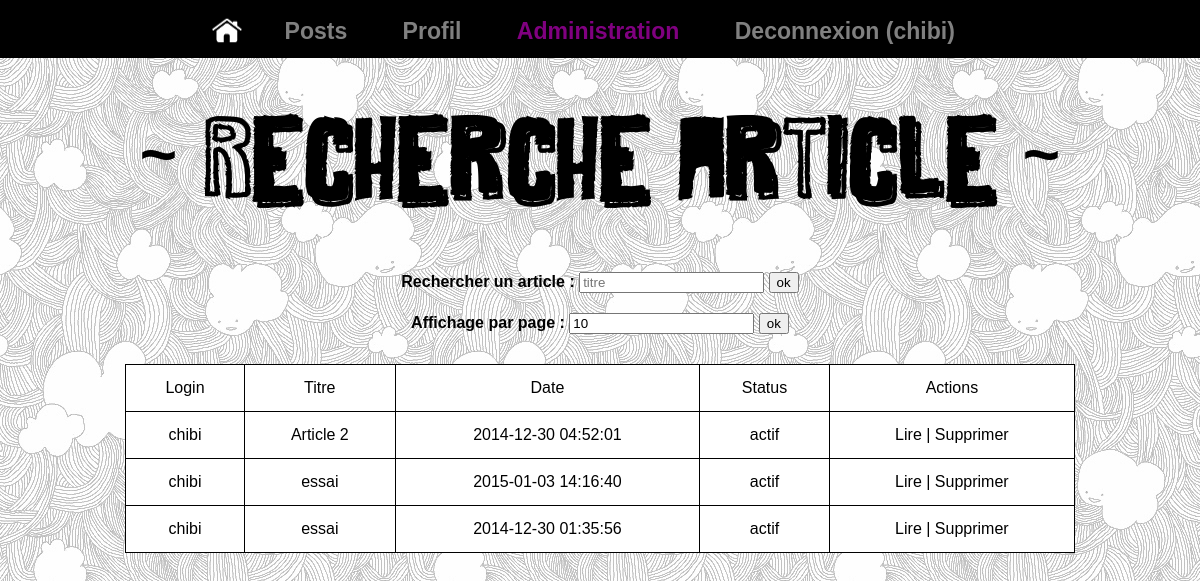
Screenshot of /admin/searchPost.php (signed in) with the database file from the repository.
### tables this page shows
CREATE TABLE IF NOT EXISTS `posts` (
`id_post` int(11) NOT NULL,
  `id_user` int(11) NOT NULL,
  `login` varchar(30) NOT NULL,
  `created` datetime NOT NULL,
  `updated` timestamp NOT NULL DEFAULT CURRENT_TIMESTAMP ON UPDATE CURRENT_TIMESTAMP,
  `title` varchar(255) NOT NULL,
  `content` text NOT NULL,
  `video` varchar(255) NOT NULL,
  `tags` text NOT NULL,
  `id_status_post` int(11) NOT NULL,
  `id_status_blogger` int(11) NOT NULL,
    PRIMARY KEY (`id_post`)
);

CREATE TABLE IF NOT EXISTS `status_post` (
`id_status_post` int(11) NOT NULL,
  `nom_status` varchar(255) NOT NULL,
    PRIMARY KEY (`id_status_post`)
);

### admin/reqAdm.php (called while the page is built, shortened)
<?php
include('../includes/connectBDD.php');
include('../includes/pagination.php');
function searchPost($bdd)
{
	if(isset($_POST['postSearch']))
	{
		$postSearch = $_POST['postSearch'];
	}
	else
	{
		$postSearch = "";
	}
	$sql = 'SELECT `id_post`, `id_user`, `login`, `title`, `created`, `nom_status` FROM `posts`
	LEFT JOIN `status_post` ON `posts`.`id_status_post` = `status_post`.`id_status_post`
	WHERE `title` LIKE "%'.$postSearch.'%" ORDER BY `title`, `created` DESC';
	$result = pagination($bdd, $sql);
	return $result;
}
?>

### includes/pagination.php (called while the page is built)
<?php
function pagination($bdd, $sql, $placeholder = NULL)
{
	if(isset($_GET['limit']))
	{
		$limit = $_GET['limit'];
	}
	elseif(isset($_POST['affichage']))
	{
		$limit = $_POST['affichage'];
	}
	else
	{
		$limit = 10;
	}
	$result = $bdd->prepare($sql);
	if(isset($placeholder))
	{
		$result->execute($placeholder);
	}
	else
	{
		$result->execute();
	}
	$pagination = $result->fetchAll();
	$nbMembre = count($pagination);
	$nbPages = ceil($nbMembre/$limit);
	if(isset($_GET['page']))
	{
		$currentPage = $_GET['page'];
	}
	else
	{
		$currentPage = 1;
	}
	$sql .= ' LIMIT '.(($currentPage - 1)*$limit).", $limit";
	$result = $bdd->prepare($sql);
	if(isset($placeholder))
	{
		$result->execute($placeholder);
	}
	else
	{
		$result->execute();
	}
	$pagination = $result->fetchAll();
	$tabReturn =  array($pagination, $nbPages, $currentPage, $limit);
	return $tabReturn;
}
?>

### admin/searchPost.php (the view, shortened to what this page needs)
<?php
include('../includes/reqConnexion.php');
include('reqAdm.php');
$result = searchPost($bdd);
$pagination = $result[0];
$limit = $result[3];
?>
<!DOCTYPE HTML>
<html>
<head>
	<link rel="stylesheet" href="../css/style.css" />
</head>
<body>
	<?php
	include('../includes/navADM.php');
	?>
	<div id="main">
		<header class="title"><h1><a href="searchPost.php">~ Recherche Article ~</a></h1></header>
		<?php
		if($_SESSION['user']['id_status_blogger'] == 1 || $_SESSION['user']['id_status_blogger'] == 2)
		{
			?>
			<div id="bloc_center_large" class="marg">
				<form method="POST" action="searchPost.php" class="searchMember">
					<label for="postSearch">Rechercher un article : </label>
					<input type="search" id="postSearch" name="postSearch" placeholder="titre"/>
					<input type="submit" id="searchMember" name="searchMember" value="ok"/>
				</form>
				<form method="POST" action="searchPost.php" class="searchMember">
					<label>Affichage par page : </label>
					<input type="number" id="affichage" name="affichage" min="1" value="<?php echo $limit; ?>" />
					<input type="submit" id="pagination" name="pagination" value="ok"/>
				</form>
				<?php
				if(!empty($pagination))
				{
					?>
					<table id="tabResultat">
						<tr>
							<th>Login</th>
							<th>Titre</th>
							<th>Date</th>
							<th>Status</th>
							<th>Actions</th>
						</tr>
						<?php
						foreach ($pagination as $elem)
						{
							?>
							<tr>
								<td><?php echo $elem['login']; ?></td>
								<td><?php echo $elem['title']; ?></td>
								<td><?php echo $elem['created']; ?></td>
								<td><?php echo $elem['nom_status']; ?></td>
								<td>
									<?
									if($elem['nom_status'] == "inactif")
									{
										?>
										<a href="../post.php?id_post=<?php echo $elem['id_post']; ?>">Lire</a>
										<a href="<?php echo "?"."&amp;id_post=".$elem['id_post']."&amp;restore=1"; ?>" > | Restaurer</a>
										<?php
									}
									elseif($elem['nom_status'] == "actif")
									{
										if($elem['id_user'] != 1 || ($elem['id_user']) == 1 && $_SESSION['user']['id_status_blogger'] == 1)
										{
											?>
											<a href="../post.php?id_post=<?php echo $elem['id_post']; ?>">Lire</a>
											<a href="<?php echo "?"."&amp;id_post=".$elem['id_post']."&amp;delete=1"; ?>" > | Supprimer</a>
											<?php
										}
									}
									else
									{
										?>
										<a href="../post.php?<?php echo "id_post=".$elem['id_post']."&amp;moderate=1"; ?>" >Modérer</a>
										<?php
									}
									?>
								</td>
							</tr>
							<?php
						}
						?>
					</table>
					<?php
				}
				else
				{
					?><p class="marg exclu">Aucun article correspondant</p><?php
				}
				?>
			</div>
			<?php
		}
		else
		{
			?>
			<p class="marg exclu">Tu n'as strictement rien à faire ici.</p>
			<?php
		}
		?>
	</div>
</body>
</html>

### includes/navADM.php
<nav>
	<div class="marg">
		<ul>
			<li><a href="../index.php" title="lien vers l'accueil">Home</a></li>
			<li><a href="../allPosts.php" title="lien vers tous les posts" class="nav">Posts </a></li>
			<?php
			if(isset($_SESSION['user']) && !empty($_SESSION['user']))
			{
				?>
				<li><a href="../profil.php?id_membre=<?php echo $_SESSION['user']['id_user'];?>" title="lien vers ma page profil" class="nav">Profil</a></li>
				<?php
				if($_SESSION['user']['id_status_blogger'] == 1 || $_SESSION['user']['id_status_blogger'] == 2)
				{
					?>
					<li><a href="../admin/index.php" title="lien vers le panel administration" class="nav adm">Administration</a></li>
					<?php
				}
				?>
				<li><a href="../deco.php" title="lien pour se deconnecter" class="nav">Deconnexion (<?php echo $_SESSION['user']['login']; ?>)</a></li>
				<?php
			}
			?>
		</ul>
	</div>
</nav>

### css/style.css (style rules this page uses)
html, body, div, span, applet, object, iframe, h1, h2, h3, h4, h5, h6, p, blockquote, pre, a, abbr, acronym, address, big, cite, code, del, dfn, em, img, ins, kbd, q, s, samp, small, strike, strong, sub, sup, tt, var, b, u, i, center, dl, dt, dd, ol, ul, li, fieldset, form, label, legend, table, caption, tbody, tfoot, thead, tr, th, td, article, aside, canvas, details, embed, figure, figcaption, footer, header, hgroup, menu, nav, output, ruby, section, summary, time, mark, audio, video { margin: 0; padding: 0; border: 0; font-size: 100%; font: inherit; vertical-align: baseline; }
article, aside, details, figcaption, figure, footer, header, hgroup, menu, nav, section { display: block; }
body { line-height: 1; }
ol, ul { list-style: none; }
table { border-collapse: collapse; border-spacing: 0; }
body { font-family: Helvetica, sans-serif; background-image: url('images/cloud.jpg'); }
h1 { font-size: 4em; font-weight: bold; color: black; text-align: center; margin: 30px 0; }
a { text-decoration: none; color: black; }
.marg { width: 950px; margin: auto; }
nav { background-color: black; text-align: center; padding: 15px 0; }
nav li { display: inline-block; color: grey; min-height: 20px; }
nav, nav a { color: grey; font-weight: bold; font-size: 1.2em; }
nav a { display: inline-block; padding-top: 5px; }
nav ul:nth-child(1) > li:nth-child(1) > a:nth-child(1) { background: url('images/home.png') no-repeat; background-size: 50%; background-position: center; color: transparent; margin-right: 20px; }
.nav { margin-right: 50px; }
.adm { color: purple; }
.title { margin: 50px 0 10px 0; }
.title h1 { margin: 70px 0; font-family: "mayBe", sans-serif; }
#bloc_center_large { text-align: center; }
#tabResultat { margin: 20px auto 10px; width: 100%; text-align: center; background-color: white; }
#tabResultat th, #tabResultat td { border: 1px black solid; padding: 15px; }
.searchMember label { font-weight: bold }
.searchMember input { margin: 10px 0; }

### rows the page displays
posts: login "chibi", title "Article 2", created "2014-12-30 04:52:01", id_status_post.nom_status "actif"
posts: login "chibi", title "essai", created "2015-01-03 14:16:40", id_status_post.nom_status "actif"
posts: login "chibi", title "essai", created "2014-12-30 01:35:56", id_status_post.nom_status "actif"

### other values shown
$_SESSION['user']['login'] "chibi"
